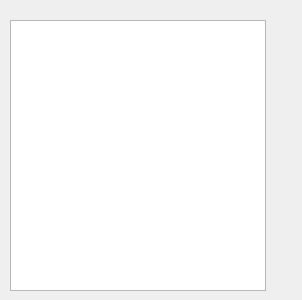
<?xml version="1.0" encoding="UTF-8"?>
<ui version="4.0">
 <class>TransferWindow</class>
 <widget class="QDialog" name="TransferWindow">
  <property name="geometry">
   <rect>
    <x>0</x>
    <y>0</y>
    <width>302</width>
    <height>300</height>
   </rect>
  </property>
  <property name="windowTitle">
   <string>Dialog</string>
  </property>
  <widget class="QTreeView" name="treeView">
   <property name="geometry">
    <rect>
     <x>10</x>
     <y>20</y>
     <width>256</width>
     <height>271</height>
    </rect>
   </property>
  </widget>
 </widget>
 <resources/>
 <connections/>
</ui>
